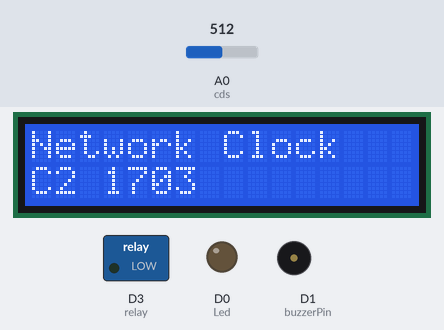
Bench run of a sketch on a simulated ESP8266 (NodeMCU). On the bench: 16×2 character LCD, switched loads named in the sketch (green lamp = pin HIGH), output pins drawn as LEDs (lit = HIGH), buzzer (waves = sounding, pin HIGH). The test bench sets the inputs (shaded band); at power-on: A0 (cds) = 512. WiFi joins after 1.5 s; servers stay silent unless stated; what the sketch prints to the serial monitor is not drawn.

Above: at 0.1 s.
At 2.8 s:
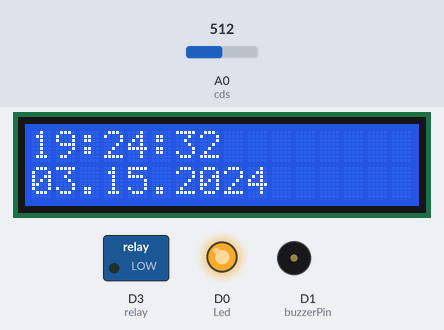
2.9 s: A0 (cds) set to 316
5.2 s: A0 (cds) set to 284
At 6.5 s:
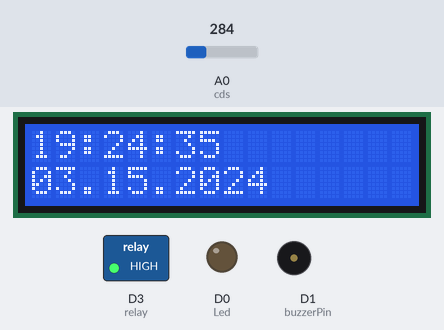
Timing chart, 0 to 8.2 s (numbered marks = the images above; inputs shaded):
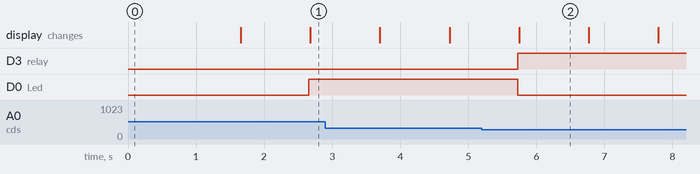

The sketch:

mood_lamp.ino
```cpp
#include <ESP8266WiFi.h>                  // wifi,IP adress, Sever,
                                          // Client, UDP class 기능 제공
#include <WiFiUdp.h>                      // NTP통신과 UDP프토토콜을 사용하기 위한 라이브러리
#include <TimeLib.h>                      // 시간, 날짜 관련 데이터를 다루기 위한 라이브러리
#include <LiquidCrystal_I2C.h>            // LCD 작동을 위한 라이브러리

LiquidCrystal_I2C lcd(0x27, 16, 2);       // 0x27 I2C 주소를 가지고 있는 16x2 LCD객체 생성

const char* ssid = "1703";                // 연결할 wifi 이름과 비밀번호
const char* password = "43552618";

IPAddress timeServer(106, 247, 248, 106); // NTP 서버

const int timeZone = 9;                   // 표준 시간대를 설정

WiFiUDP Udp;
unsigned int localPort = 8888;            // UDP 패킷을 수신하기 위한 로컬 포트

int cds = A0;                             // 조도센서 연결 핀
int Led = D0;                             // LED 연결 핀
int buzzerPin = D1;                       // 부저 연결 핀
int relay = D3;                           // 릴레이 연결 핀

void setup()
{
  pinMode(Led, OUTPUT);                   // LED 연결핀 출력모드 설정
  digitalWrite(Led, LOW);                 // LED핀 0V로 변경

  pinMode(buzzerPin, OUTPUT);             // 부저 연결핀 출력모드 설정

  pinMode(relay,OUTPUT);                  // 릴레이 연결핀 출력모드 설정

  Serial.begin(9600);                     // 통신속도
  Serial.println();
  Serial.println("LCD/NTP_Time");
  Serial.print("Connecting to ");
  Serial.println(ssid);

  lcd.begin(D6, D5);                      // LCD 연결 핀번호
  lcd.backlight();                        // LCD 백라이트 켜기
  lcd.clear();                            // 디스플레이 지우기
  lcd.setCursor(0, 0);                    // 커서를 지정된 열과 행으로 실행 (0, 0)
  lcd.print("Network Clock");
  lcd.setCursor(0,1);
  lcd.print("C2 ");
  lcd.print(ssid);

  WiFi.begin(ssid, password);             // wifi 연결시도

  while (WiFi.status() != WL_CONNECTED) {
    delay(500);
    Serial.print(".");
  }
  Serial.println();
  Serial.println("Starting UDP!!");
  Udp.begin(localPort);                   // UDP 통신 시도
  Serial.print("Local port: ");
  Serial.println(Udp.localPort());
  Serial.println("waiting for sync...");
  setSyncProvider(getNtpTime);            // 시간 동기화
  lcd.clear();
}
time_t prevDisplay = 0;                   // 디지털 시계가 표시되었을 때

void loop()
{
  if (timeStatus() != timeNotSet) {
    if (now() != prevDisplay) {           // 시간이 바뀌었을 때만 출력 내용을 업데이트
      prevDisplay = now();
      digitalClockDisplay();
    }
  }
  delay(1000);

  //-------------------------------조도센서 부분-------------------------------------//
  int cdsValue = analogRead(cds);

  Serial.print("cds =  ");                // 시리얼 모니터에
  Serial.println(cdsValue);               // 수치 출력

  if (cdsValue > 300) {
    digitalWrite(Led, HIGH);              // LED 점등
    Serial.println("LED ON (cds > 300)"); // 시리얼 모니터 표시
  } else {
    digitalWrite(Led, LOW);               // LED 소등
    Serial.println("LED OFF (cds < 300)");//시리얼 모니터 표시
  }

  //--------------------------------릴레이 부분-------------------------------------//
  if(cdsValue > 300){                     // 조도센서 값이 300이상 일 때
    Serial.println(LOW);
    digitalWrite(relay, LOW);             // 릴레이를 0V로 변경 -> LED 점등
  }else{
    Serial.println(HIGH);
    digitalWrite(relay,HIGH);             // 릴레이를 5V로 변경 -> LED 소등
  }
}

void digitalClockDisplay(){               // 시간 표시
  String hhmmss, mmddyy;

  if(hour()>=10) {
     hhmmss = hour();
  } else {
     hhmmss = "0";
     hhmmss += hour();
  }
  hhmmss += ":";
  if(minute()>=10) {
     hhmmss += minute();
  } else {
     hhmmss += "0";
     hhmmss += minute();
  }
  hhmmss += ":";
  if(second()>=10) {
     hhmmss += second();
  } else {
     hhmmss += "0";
     hhmmss += second();
  }

  if(hhmmss + "0" + minute() + ":" + "0" + // 정각에 부저 울리기
  second() && minute()== 0 && second() == 0) {
    tone(buzzerPin,31,2000);
  }

  lcd.setCursor(0, 0);                    // 0번째 줄 0번째 셀부터 입력하기
  lcd.print(hhmmss);                      // 시분초
  lcd.print("  ");

  if(month()>=10) {                       // 월
     mmddyy = month();
  } else {
     mmddyy = "0";
     mmddyy += month();
  }
  mmddyy += ".";
  if(day()>=10) {                         // 일
     mmddyy += day();
  } else {
     mmddyy += "0";
     mmddyy += day();
  }
  mmddyy += ".";                          // 년도
  mmddyy += year();

  lcd.setCursor(0, 1);                    // 1번째 줄 0번째 셀부터 입력하기
  lcd.print(mmddyy);                      // 월일년도
  lcd.print("  ");

  Serial.print(hhmmss);                   // 시리얼 모니터에
  Serial.print(" <> ");                   //
  Serial.println(mmddyy);                 // 출력할 내용들
}

//-------- NTP code -------------시간을 동기화 하기 위한 네트워크 프로토콜(NTP)-----------//
const int NTP_PACKET_SIZE = 48;
byte packetBuffer[NTP_PACKET_SIZE];

time_t getNtpTime()
{
  while (Udp.parsePacket() > 0) ;
  Serial.println("Transmit NTP Request");
  sendNTPpacket(timeServer);
  uint32_t beginWait = millis();
  while (millis() - beginWait < 1500) {
    int size = Udp.parsePacket();
    if (size >= NTP_PACKET_SIZE) {
      Serial.println("Receive NTP Response");
      Udp.read(packetBuffer, NTP_PACKET_SIZE);
      unsigned long secsSince1900;

      secsSince1900 =  (unsigned long)packetBuffer[40] << 24;
      secsSince1900 |= (unsigned long)packetBuffer[41] << 16;
      secsSince1900 |= (unsigned long)packetBuffer[42] << 8;
      secsSince1900 |= (unsigned long)packetBuffer[43];
      return secsSince1900 - 2208988800UL + timeZone * 3600;
    }
  }
  Serial.println("No NTP Response!!");
  return 0;
}

void sendNTPpacket(IPAddress &address)
{
  memset(packetBuffer, 0, NTP_PACKET_SIZE);

  packetBuffer[0] = 0b11100011;
  packetBuffer[1] = 0;
  packetBuffer[2] = 6;
  packetBuffer[3] = 0xEC;
  packetBuffer[12]  = 49;
  packetBuffer[13]  = 0x4E;
  packetBuffer[14]  = 49;
  packetBuffer[15]  = 52;

  Udp.beginPacket(address, 123);
  Udp.write(packetBuffer, NTP_PACKET_SIZE);
  Udp.endPacket();
}
```

Measured:
- the behaviour switches between 301 and 300 on A0 (cds) (found by bisection; images 1 and 2)
- after the input at 5.2 s, D3 (relay): LOW → HIGH after 0.52 s; D0 (Led): HIGH → LOW after 0.52 s
- what the display in image 2 shows lasts 1.1 s, from 5.7 s to 6.8 s
